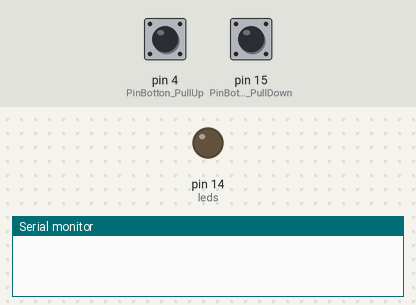
A sketch run on a simulated Arduino Uno, built with avr-gcc and run on an emulated ATmega328P. Parts: output pins drawn as LEDs (lit = HIGH), the last lines printed to the serial monitor. The inputs (shaded band) are chosen by the test bench; at power-on: pin 4 (PinBotton_PullUp) HIGH, pin 15 (PinBotton_PullDown) LOW.

Above: at 1.2 s.
1.3 s: pin 4 (PinBotton_PullUp) pulled LOW for 3.2 s
At 2.0 s:
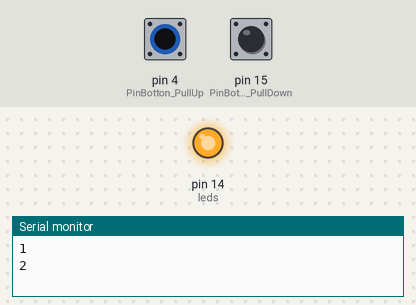
6.0 s: pin 15 (PinBotton_PullDown) pulled HIGH for 0.15 s
At 6.8 s:
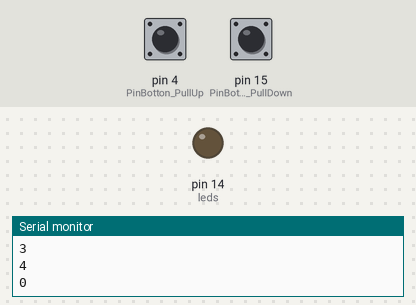
7.6 s: pin 4 (PinBotton_PullUp) pulled LOW for 0.15 s
At 8.0 s:
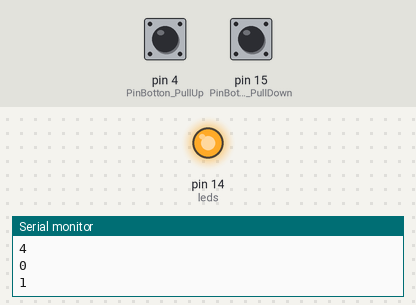
Timing chart, 0 to 10.6 s (numbered marks = the images above; inputs shaded):
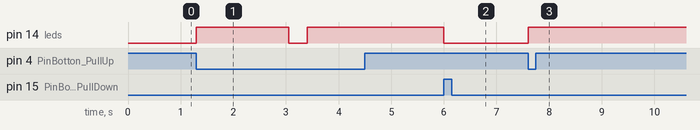

The sketch:

PichardoRico_MiniPractica3.ino
```cpp
//Mini práctica 3: Entradas digítales

//Definimos el pin del botón Pullup y del PullDown
#define PinBotton_PullUp 4
#define PinBotton_PullDown 15

//Definimos los leds a ocupar
#define led1 14
#define led2 27
#define led3 26
#define led4 25
#define led5 33

//Definimos 3 variables para el contador
int count = 0; //Variable contador
long timeCounter = 0; //Variable que almacenará la función del millis; comienza en cero
const int timeThreshold = 350; //Contador umbral

//Definimos los leds que se usarán en un arreglo
const int leds[5] = {led1, led2, led3, led4, led5};

void setup() {
  Serial.begin(115200); //Declaramos la Comunicación Serial para el ESP32
  pinMode(PinBotton_PullUp, INPUT); //Declaramos botón pullup
  pinMode(PinBotton_PullDown, INPUT); //Declaramos el botón pulldown

  //Definimos los leds como salida dentro de un ciclo for
  for (int i = 0; i < 5 ; i++) {
    pinMode(leds[i], OUTPUT);
  }
}

void loop() {
  int in_up = digitalRead(PinBotton_PullUp); //Almacenamos el estado del botón pullup en una variable
  int in_down = digitalRead(PinBotton_PullDown); //Almacenamos el estado del botón pulldown en una variable

  if(in_up == LOW){ //Si el botón pullup es presionado entonces entrará a este if
    if(millis() > timeCounter + timeThreshold){ //Si el tiempo de ejecución es mayor al tiempo umbral más el tiempo de conteo entonces entra a este if
      if(count<=5){
       digitalWrite(leds[count], HIGH); //Se enciende el led asociado al número del contador entre 0 y 4
       count++; //Aumenta 1 al contador
      }

      if(count>5){ //Si el contador es mayor a 5 entra en este if
        for (int i = 0; i < 5 ; i++){ //Este ciclo apaga todos los leds
        digitalWrite(leds[i], LOW);
        }
        count=0; //Se define el contador en cero nuevamente para reiniciar el ciclo
      }

      timeCounter = millis(); //Se almacena timeCounter en la función millis()
      Serial.println(count); //Esto lo usé como apoyo para ver la cantidad de pulsaciones en el monitor serie
    }
  }

  if(in_down == HIGH){ //Si se pulsa el botón pulldown entonces entra a este if
    if (millis() > timeCounter + timeThreshold){
      for (int i = 0; i < 5 ; i++){ //Este ciclo apaga todos los leds
        digitalWrite(leds[i], LOW);
      }
      count=0; //Se define contador en cero nuevamente para reiniciar el ciclo
      timeCounter = millis(); //Se almacena time counter en la función millis()
      Serial.println(count);
    }
  }
}
```

Measured:
- after the input at 1.3 s, pin 14 (leds): LOW → HIGH at once, → LOW 1.8 s later, → HIGH 0.35 s later
- after the input at 6.0 s, pin 14 (leds): HIGH → LOW at once
- after the input at 7.6 s, pin 14 (leds): LOW → HIGH at once
